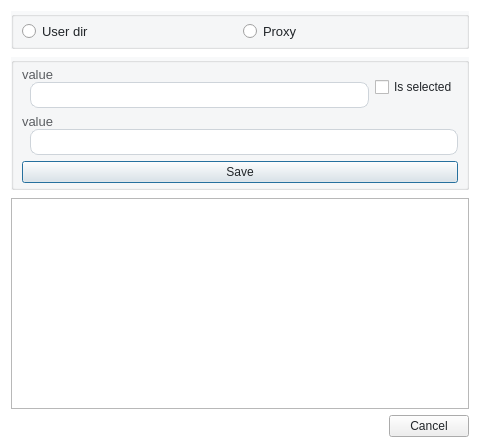
<?xml version="1.0" encoding="UTF-8"?>
<ui version="4.0">
 <class>Dialog_UserSettings</class>
 <widget class="QDialog" name="Dialog_UserSettings">
  <property name="geometry">
   <rect>
    <x>0</x>
    <y>0</y>
    <width>480</width>
    <height>448</height>
   </rect>
  </property>
  <property name="windowTitle">
   <string>Dialog</string>
  </property>
  <property name="styleSheet">
   <string notr="true">#Dialog_UserSettings {
  font-family: &quot;Courier New&quot;;
  background-color: #FFFFFF;
}
QGroupBox {
  font-family: &quot;Courier New&quot;;
  font-size: 13px;
  background-color: rgba(248, 249, 250, 1);
}
QLineEdit {
  padding: 4px 0;
  border: 1px solid #ced4da;
  border-radius: 8px;
  margin-left: 8px;
  padding-left: 4px;
  background-color: #FFFFFF;
  color:#212529;
}
QPlainTextEdit {
	background-color: #FFFFFF;
  color:#212529;
}
QLabel {
  font-family: &quot;Courier New&quot;;
  font-size: 13px;
  color: rgb(90, 93, 97);
}
QRadioButton {
  font-family: &quot;Courier New&quot;;
  font-size: 13px;
  color: #212529;
}
QComboBox {
  font-family: &quot;Courier New&quot;;
  font-size: 13px;
  color: #212529;
}
QPushButton {
  color: #212529;
}

QCheckBox{
  color: #212529;
}</string>
  </property>
  <layout class="QVBoxLayout" name="verticalLayout_3">
   <item>
    <layout class="QVBoxLayout" name="verticalLayout">
     <property name="spacing">
      <number>8</number>
     </property>
     <property name="bottomMargin">
      <number>0</number>
     </property>
     <item>
      <widget class="QGroupBox" name="groupBox">
       <property name="title">
        <string/>
       </property>
       <layout class="QGridLayout" name="gridLayout_5">
        <property name="leftMargin">
         <number>8</number>
        </property>
        <property name="topMargin">
         <number>4</number>
        </property>
        <property name="rightMargin">
         <number>8</number>
        </property>
        <property name="bottomMargin">
         <number>4</number>
        </property>
        <item row="0" column="0">
         <layout class="QGridLayout" name="gridLayout_4">
          <item row="0" column="1">
           <widget class="QRadioButton" name="proxy_radio">
            <property name="text">
             <string>Proxy</string>
            </property>
           </widget>
          </item>
          <item row="0" column="0">
           <widget class="QRadioButton" name="udd_radio">
            <property name="text">
             <string>User dir</string>
            </property>
           </widget>
          </item>
         </layout>
        </item>
       </layout>
      </widget>
     </item>
     <item>
      <widget class="QGroupBox" name="fields_container">
       <property name="enabled">
        <bool>true</bool>
       </property>
       <property name="title">
        <string/>
       </property>
       <property name="flat">
        <bool>false</bool>
       </property>
       <property name="checkable">
        <bool>false</bool>
       </property>
       <layout class="QHBoxLayout" name="horizontalLayout_6">
        <property name="leftMargin">
         <number>8</number>
        </property>
        <property name="topMargin">
         <number>4</number>
        </property>
        <property name="rightMargin">
         <number>8</number>
        </property>
        <property name="bottomMargin">
         <number>4</number>
        </property>
        <item>
         <layout class="QVBoxLayout" name="verticalLayout_2">
          <property name="topMargin">
           <number>0</number>
          </property>
          <property name="bottomMargin">
           <number>0</number>
          </property>
          <item>
           <widget class="QWidget" name="udd_container" native="true">
            <layout class="QHBoxLayout" name="horizontalLayout">
             <property name="leftMargin">
              <number>0</number>
             </property>
             <property name="topMargin">
              <number>0</number>
             </property>
             <property name="rightMargin">
              <number>0</number>
             </property>
             <property name="bottomMargin">
              <number>0</number>
             </property>
             <item>
              <layout class="QHBoxLayout" name="verticalLayout_">
               <item>
                <widget class="QWidget" name="udd_input_container" native="true">
                 <property name="styleSheet">
                  <string notr="true"/>
                 </property>
                 <layout class="QGridLayout" name="gridLayout_11">
                  <property name="leftMargin">
                   <number>0</number>
                  </property>
                  <property name="topMargin">
                   <number>0</number>
                  </property>
                  <property name="rightMargin">
                   <number>0</number>
                  </property>
                  <property name="bottomMargin">
                   <number>0</number>
                  </property>
                  <property name="horizontalSpacing">
                   <number>4</number>
                  </property>
                  <item row="0" column="0">
                   <layout class="QVBoxLayout" name="verticalLayout_11">
                    <property name="spacing">
                     <number>0</number>
                    </property>
                    <item>
                     <widget class="QLabel" name="udd_label">
                      <property name="text">
                       <string>value</string>
                      </property>
                     </widget>
                    </item>
                    <item>
                     <widget class="QLineEdit" name="udd_input"/>
                    </item>
                   </layout>
                  </item>
                 </layout>
                </widget>
               </item>
               <item>
                <widget class="QCheckBox" name="udd_is_selected_checkbox">
                 <property name="text">
                  <string>Is selected</string>
                 </property>
                </widget>
               </item>
              </layout>
             </item>
            </layout>
           </widget>
          </item>
          <item>
           <widget class="QWidget" name="proxy_container" native="true">
            <property name="styleSheet">
             <string notr="true"/>
            </property>
            <layout class="QGridLayout" name="gridLayout_12">
             <property name="leftMargin">
              <number>0</number>
             </property>
             <property name="topMargin">
              <number>0</number>
             </property>
             <property name="rightMargin">
              <number>0</number>
             </property>
             <property name="bottomMargin">
              <number>0</number>
             </property>
             <property name="horizontalSpacing">
              <number>4</number>
             </property>
             <item row="0" column="0">
              <layout class="QVBoxLayout" name="verticalLayout_12">
               <property name="spacing">
                <number>0</number>
               </property>
               <item>
                <widget class="QLabel" name="proxy_label">
                 <property name="text">
                  <string>value</string>
                 </property>
                </widget>
               </item>
               <item>
                <widget class="QLineEdit" name="proxy_input"/>
               </item>
              </layout>
             </item>
            </layout>
           </widget>
          </item>
          <item>
           <widget class="QPushButton" name="create_new_btn">
            <property name="text">
             <string>Save</string>
            </property>
           </widget>
          </item>
         </layout>
        </item>
       </layout>
      </widget>
     </item>
     <item>
      <widget class="QTableView" name="tableView"/>
     </item>
    </layout>
   </item>
   <item>
    <widget class="QDialogButtonBox" name="buttonBox">
     <property name="standardButtons">
      <set>QDialogButtonBox::StandardButton::Cancel</set>
     </property>
    </widget>
   </item>
  </layout>
 </widget>
 <resources/>
 <connections/>
</ui>
